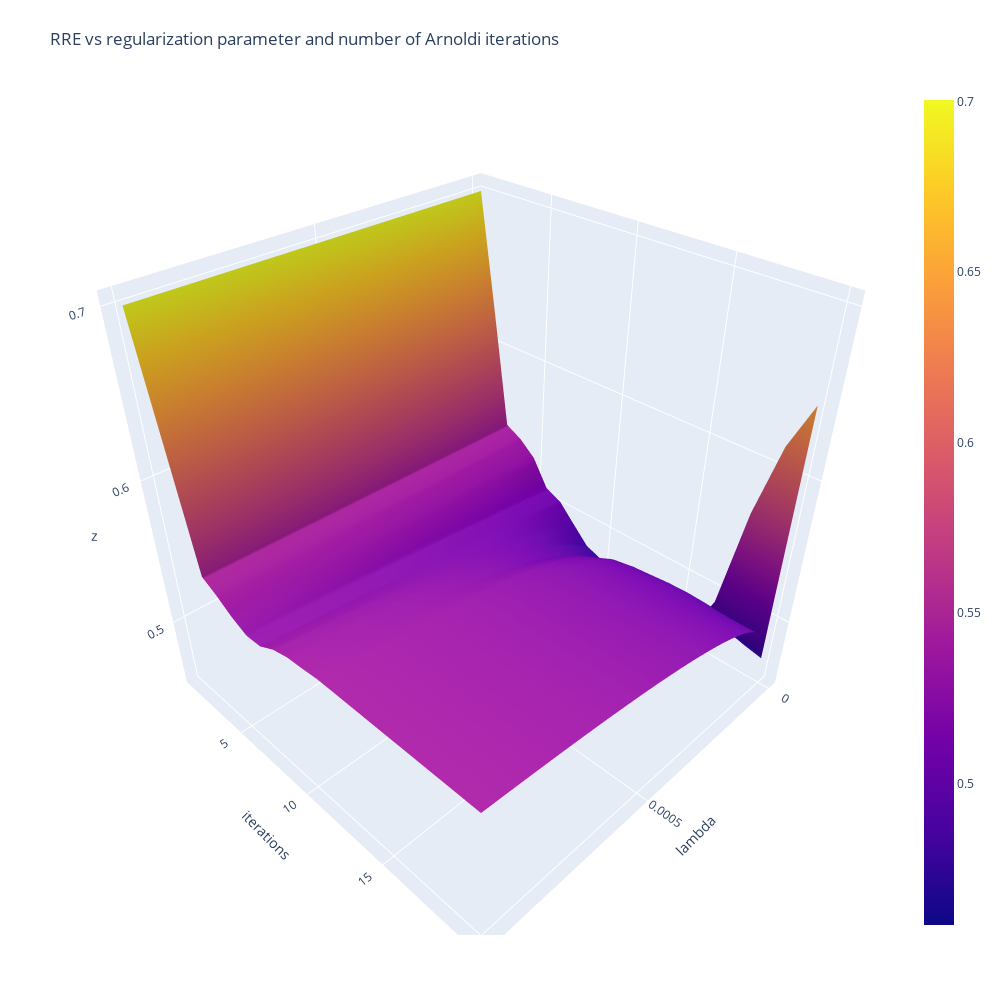

Notebook cell for this chart:
### Code cell
import plotly.graph_objects as go

fig = go.Figure(data=[go.Surface(x=Lambdas, y=Iterations, z=z_data)])

fig.update_layout(title='RRE vs regularization parameter and number of Arnoldi iterations', autosize=False,
                  width=1000, height=1000, scene=dict(xaxis_title='lambda', yaxis_title='iterations'),
                  margin=dict(l=65, r=50, b=65, t=90))

fig.show()

### Figure 1 — Plotly figure (JSON) as saved in the notebook; plotly's stock layout.template omitted (floating-point values rounded to 4 significant figures; data arrays with more than 128 entries replaced by an {"elided": "..."} marker saying what was removed)
{"data": [{"type": "surface", "x": {"elided": "20x100 float values"}, "y": {"elided": "20x100 int values"}, "z": {"elided": "20x100 float values"}}], "layout": {"autosize": false, "height": 1000, "margin": {"b": 65, "l": 65, "r": 50, "t": 90}, "scene": {"xaxis": {"title": {"text": "lambda"}}, "yaxis": {"title": {"text": "iterations"}}}, "title": {"text": "RRE vs regularization parameter and number of Arnoldi iterations"}, "width": 1000}}
